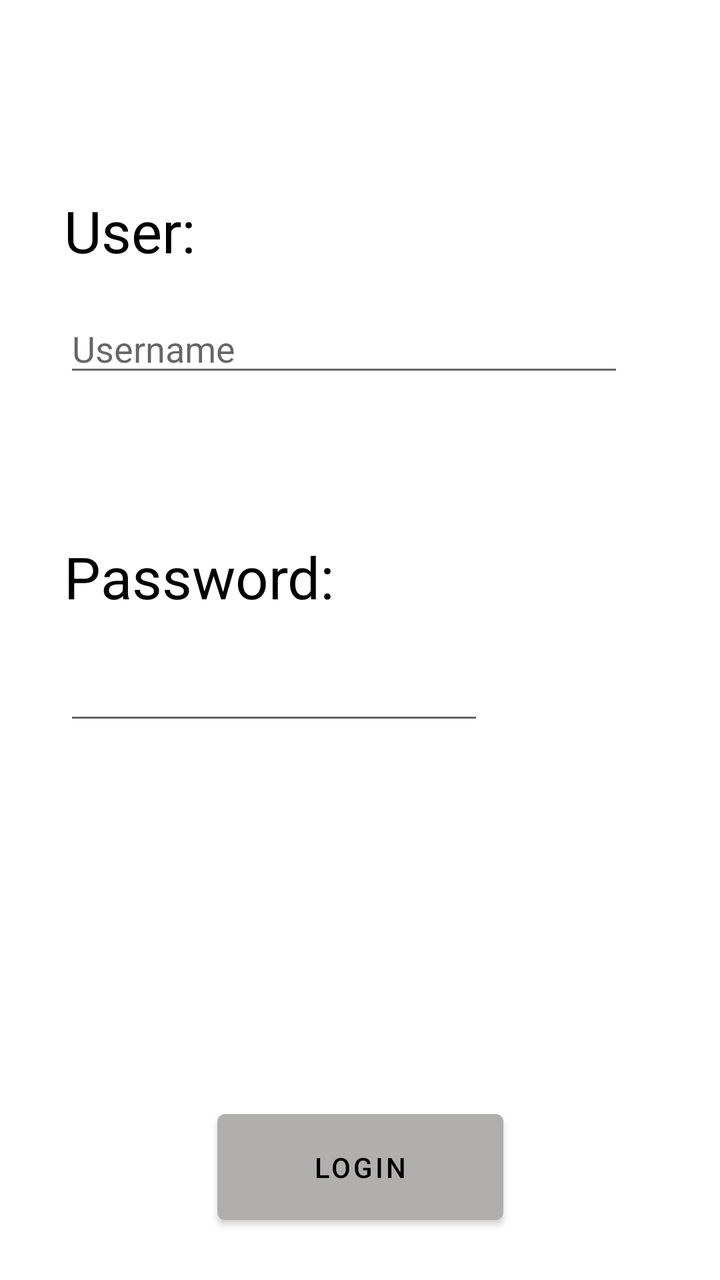
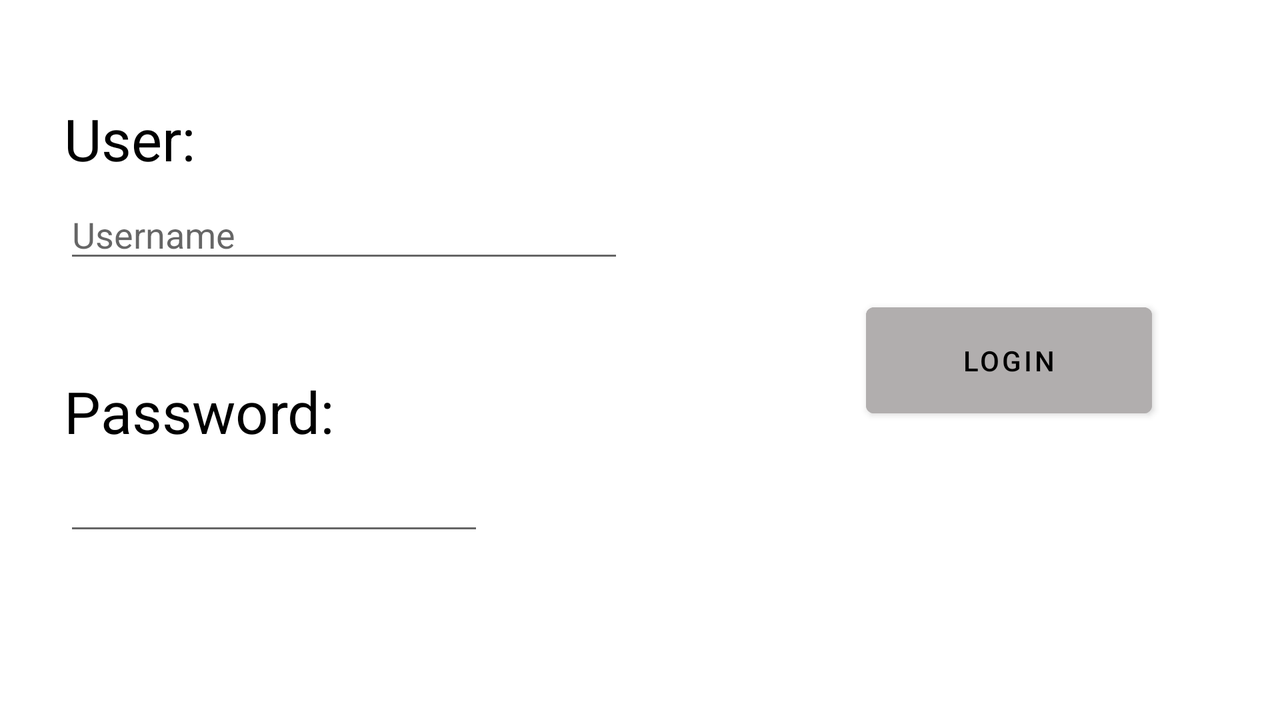

First picture: res/layout/ on a phone held upright. Second picture: the repository's own variant of that layout, on a device whose configuration matches the variant's folder. Source for both follows.
<!-- AndroidManifest.xml: application theme Theme.CM -->
<!-- res/layout/activity_menu_login.xml -->
<?xml version="1.0" encoding="utf-8"?>
<androidx.constraintlayout.widget.ConstraintLayout xmlns:android="http://schemas.android.com/apk/res/android"
    xmlns:app="http://schemas.android.com/apk/res-auto"
    xmlns:tools="http://schemas.android.com/tools"
    android:layout_width="match_parent"
    android:layout_height="match_parent"
    android:backgroundTint="#FFFFFF"
    tools:context=".MenuLogin">


    <TextView
        android:id="@+id/textView2"
        android:layout_width="wrap_content"
        android:layout_height="45dp"
        android:layout_marginStart="32dp"
        android:layout_marginTop="96dp"
        android:text="@string/User"
        android:textColor="#000000"
        android:textSize="29sp"
        app:layout_constraintEnd_toStartOf="@+id/editTextTextPersonName"
        app:layout_constraintHorizontal_bias="0.0"
        app:layout_constraintStart_toStartOf="parent"
        app:layout_constraintTop_toTopOf="parent" />

    <EditText
        android:id="@+id/editTextTextPersonName"
        android:layout_width="280dp"
        android:layout_height="wrap_content"
        android:layout_marginStart="32dp"
        android:layout_marginTop="152dp"
        android:ems="10"
        android:hint="@string/HintUser"
        android:inputType="textPersonName"
        android:text=""
        app:layout_constraintStart_toStartOf="parent"
        app:layout_constraintTop_toTopOf="parent" />

    <TextView
        android:id="@+id/textView3"
        android:layout_width="wrap_content"
        android:layout_height="45dp"
        android:layout_marginStart="32dp"
        android:layout_marginTop="128dp"
        android:text="@string/Pw"
        android:textColor="#000000"
        android:textSize="29sp"
        app:layout_constraintEnd_toStartOf="@+id/editTextTextPersonName"
        app:layout_constraintHorizontal_bias="0.0"
        app:layout_constraintStart_toStartOf="parent"
        app:layout_constraintTop_toBottomOf="@+id/textView2" />

    <Button
        android:id="@+id/button3"
        android:layout_width="143dp"
        android:layout_height="65dp"
        android:layout_marginBottom="24dp"
        android:backgroundTint="#B1AEAE"
        android:onClick="logar"
        android:text="@string/Login"
        android:textColor="#000000"
        app:layout_constraintBottom_toBottomOf="parent"
        app:layout_constraintEnd_toEndOf="parent"
        app:layout_constraintHorizontal_bias="0.5"
        app:layout_constraintStart_toStartOf="parent" />

    <EditText
        android:id="@+id/editTextTextPassword"
        android:layout_width="wrap_content"
        android:layout_height="wrap_content"
        android:layout_marginStart="32dp"
        android:layout_marginTop="12dp"
        android:ems="10"
        android:inputType="textPassword"
        app:layout_constraintStart_toStartOf="parent"
        app:layout_constraintTop_toBottomOf="@+id/textView3" />
</androidx.constraintlayout.widget.ConstraintLayout>
<!-- resources referenced by this layout -->
<resources>
  <string name="HintUser">Username</string>
  <string name="Login">Login</string>
  <string name="Pw">Password:</string>
  <string name="User">User:</string>
  <style name="Theme.CM" parent="Theme.MaterialComponents.DayNight.DarkActionBar">
          
          <item name="colorPrimary">@color/purple_500</item>
          <item name="colorPrimaryVariant">@color/purple_700</item>
          <item name="colorOnPrimary">@color/white</item>
          
          <item name="colorSecondary">@color/teal_200</item>
          <item name="colorSecondaryVariant">@color/teal_700</item>
          <item name="colorOnSecondary">@color/black</item>
          
          <item name="android:statusBarColor" tools:targetApi="l">?attr/colorPrimaryVariant</item>
          
      </style>
</resources>
<!-- res/layout-land/activity_menu_login.xml (the repository's variant of the layout above) -->
<!-- drawn on the phone turned sideways -->
<?xml version="1.0" encoding="utf-8"?>
<androidx.constraintlayout.widget.ConstraintLayout xmlns:android="http://schemas.android.com/apk/res/android"
    xmlns:app="http://schemas.android.com/apk/res-auto"
    xmlns:tools="http://schemas.android.com/tools"
    android:layout_width="match_parent"
    android:layout_height="match_parent"
    android:backgroundTint="#FFFFFF"
    tools:context=".MenuLogin">


    <TextView
        android:id="@+id/textView2"
        android:layout_width="wrap_content"
        android:layout_height="45dp"
        android:layout_marginStart="32dp"
        android:layout_marginTop="50dp"
        android:text="@string/User"
        android:textColor="#000000"
        android:textSize="29sp"
        app:layout_constraintEnd_toStartOf="@+id/editTextTextPersonName"
        app:layout_constraintHorizontal_bias="0.0"
        app:layout_constraintStart_toStartOf="parent"
        app:layout_constraintTop_toTopOf="parent" />

    <EditText
        android:id="@+id/editTextTextPersonName"
        android:layout_width="280dp"
        android:layout_height="wrap_content"
        android:layout_marginStart="32dp"
        android:ems="10"
        android:hint="@string/HintUser"
        android:inputType="textPersonName"
        android:text=""
        app:layout_constraintStart_toStartOf="parent"
        app:layout_constraintTop_toBottomOf="@+id/textView2" />

    <TextView
        android:id="@+id/textView3"
        android:layout_width="wrap_content"
        android:layout_height="45dp"
        android:layout_marginStart="32dp"
        android:layout_marginTop="50dp"
        android:text="@string/Pw"
        android:textColor="#000000"
        android:textSize="29sp"
        app:layout_constraintEnd_toStartOf="@+id/editTextTextPersonName"
        app:layout_constraintHorizontal_bias="0.0"
        app:layout_constraintStart_toStartOf="parent"
        app:layout_constraintTop_toBottomOf="@+id/editTextTextPersonName" />

    <Button
        android:id="@+id/button3"
        android:layout_width="143dp"
        android:layout_height="65dp"
        android:layout_marginEnd="64dp"
        android:backgroundTint="#B1AEAE"
        android:onClick="logar"
        android:text="@string/Login"
        android:textColor="#000000"
        app:layout_constraintBottom_toBottomOf="parent"
        app:layout_constraintEnd_toEndOf="parent"
        app:layout_constraintTop_toTopOf="parent" />

    <EditText
        android:id="@+id/editTextTextPassword"
        android:layout_width="wrap_content"
        android:layout_height="wrap_content"
        android:layout_marginStart="32dp"
        android:ems="10"
        android:inputType="textPassword"
        app:layout_constraintStart_toStartOf="parent"
        app:layout_constraintTop_toBottomOf="@+id/textView3" />
</androidx.constraintlayout.widget.ConstraintLayout>
